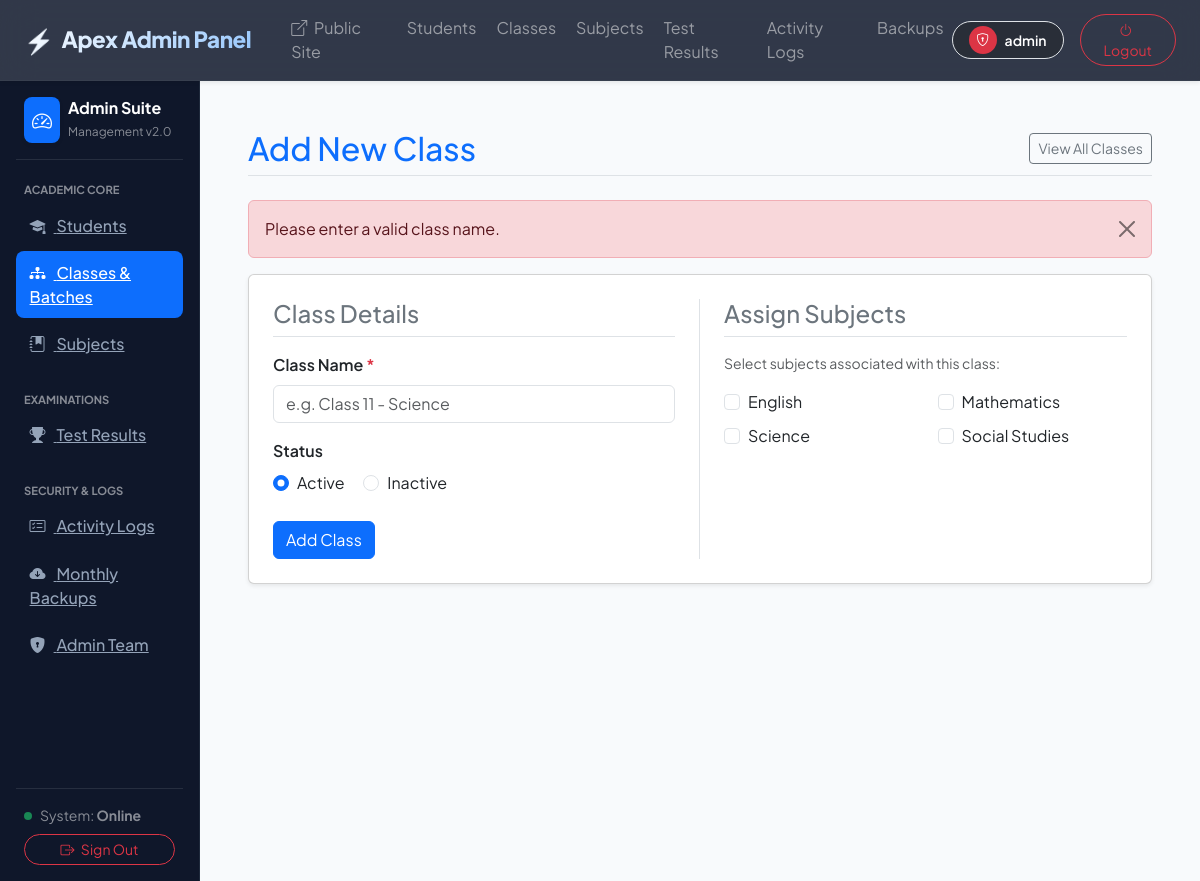
/add-class2.php?err=1 (signed in), run on the app's committed database.
### tables this page shows
CREATE TABLE tblsubject (
    subjectid INTEGER PRIMARY KEY AUTOINCREMENT,
    subjectname TEXT NOT NULL UNIQUE,
    status INTEGER DEFAULT 1,
    addedipaddress TEXT,
    addedDatetime TEXT
);

### add-class2.php (the view, shortened to what this page needs)
<?php
include "dbms.php";
include "includes/top.php";
?>
<?php
include "includes/nav.php";
include "includes/left-side.php";
?>
<div class="container-fluid p-0">
	<div class="d-flex justify-content-between align-items-center mb-4 border-bottom pb-2">
		<h2 class="text-primary m-0">Add New Class</h2>
		<a href="class-table.php" class="btn btn-outline-secondary btn-sm">View All Classes</a>
	</div>
	<?php if (isset($_GET['err']) && $_GET['err'] == 1): ?>
		<div class="alert alert-danger alert-dismissible fade show" role="alert">
			Please enter a valid class name.
			<button type="button" class="btn-close" data-bs-dismiss="alert" aria-label="Close"></button>
		</div>
	<?php endif; ?>
	<form action="add-class-process.php" method="post" class="card shadow-sm p-4">
		<div class="row">
			<div class="col-md-6 border-end pe-md-4">
				<h4 class="text-secondary mb-3 border-bottom pb-2">Class Details</h4>
				<div class="mb-3">
					<label for="classNameInput" class="form-label fw-semibold">Class Name <span class="text-danger">*</span></label>
					<input type="text" class="form-control" value="<?php echo htmlspecialchars($_SESSION["class"] ?? ''); ?>" id="classNameInput" name="class" placeholder="e.g. Class 11 - Science" required>
				</div>
				<div class="mb-3">
					<label class="form-label fw-semibold d-block">Status</label>
					<div class="form-check form-check-inline">
						<input class="form-check-input" type="radio" name="status" id="statusActive" value="1" checked>
						<label class="form-check-label" for="statusActive">Active</label>
					</div>
					<div class="form-check form-check-inline">
						<input class="form-check-input" type="radio" name="status" id="statusInactive" value="0">
						<label class="form-check-label" for="statusInactive">Inactive</label>
					</div>
				</div>
				<div class="mt-4">
					<button class="btn btn-primary" type="submit">Add Class</button>
				</div>
			</div>
			<div class="col-md-6 ps-md-4">
				<h4 class="text-secondary mb-3 border-bottom pb-2">Assign Subjects</h4>
				<p class="text-muted small">Select subjects associated with this class:</p>
				<div class="row">
				<?php
					$stmt = $conn->prepare("SELECT * FROM tblsubject WHERE status = '1' ORDER BY subjectname ASC");
					$stmt->execute();
					while ($row = $stmt->fetch()):
				?>
					<div class="col-sm-6 mb-2">
						<div class="form-check">
							<input class="form-check-input" type="checkbox" name="subject[]" value="<?php echo htmlspecialchars($row["subjectid"]); ?>" id="sub_<?php echo htmlspecialchars($row["subjectid"]); ?>">
							<label class="form-check-label" for="sub_<?php echo htmlspecialchars($row["subjectid"]); ?>">
								<?php echo htmlspecialchars($row["subjectname"]); ?>
							</label>
						</div>
					</div>
				<?php endwhile; ?>
				</div>
			</div>
		</div>
	</form>
</div>
<?php
include "includes/end.php";
?>

### style.css (style rules this page uses)
:root { --primary: #4f46e5; --primary-hover: #4338ca; --primary-light: #eef2ff; --secondary: #0ea5e9; --accent: #f59e0b; --success: #10b981; --danger: #ef4444; --dark-bg: #0f172a; --card-bg: rgba(255, 255, 255, 0.92); --glass-border: rgba(255, 255, 255, 0.4); --glass-shadow: 0 20px 40px -15px rgba(0, 0, 0, 0.07); --font-main: 'Plus Jakarta Sans', -apple-system, BlinkMacSystemFont, "Segoe UI", Roboto, sans-serif; }
body { font-family: var(--font-main); background-color: #f8fafc; color: #1e293b; overflow-x: hidden; margin: 0; padding: 0; }

### data on the page
tblsubject: subjectname "English"
tblsubject: subjectname "Mathematics"
tblsubject: subjectname "Science"
tblsubject: subjectname "Social Studies"

### other printed values
$_SESSION['adminusername'] "admin"
